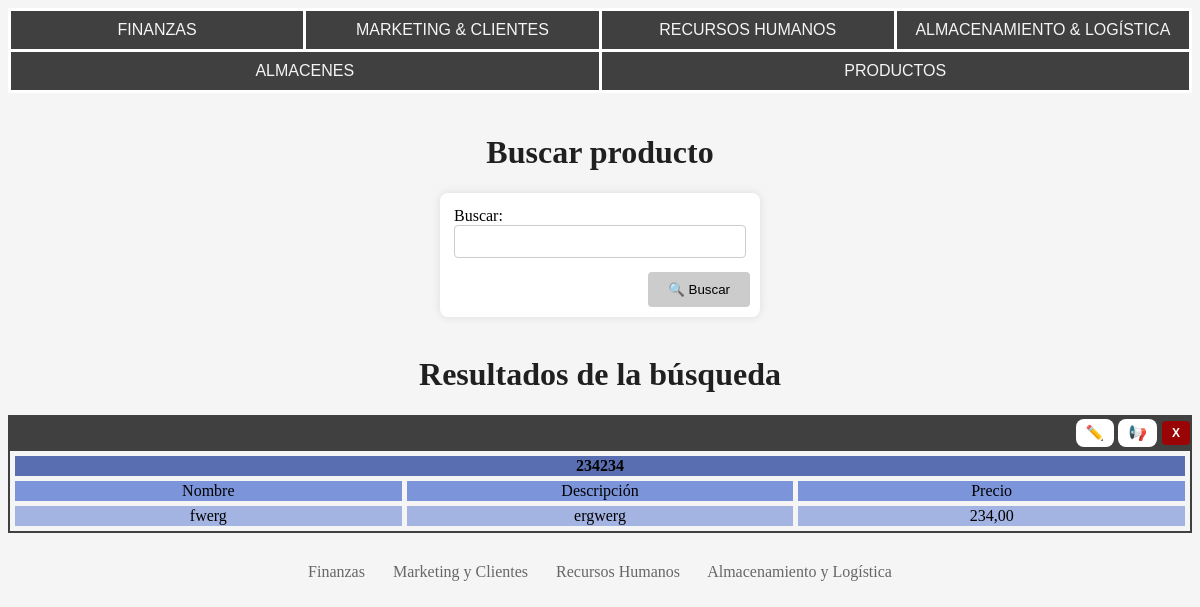
Page /almacenamiento_logistica/buscar_producto/ on the earlier database version.
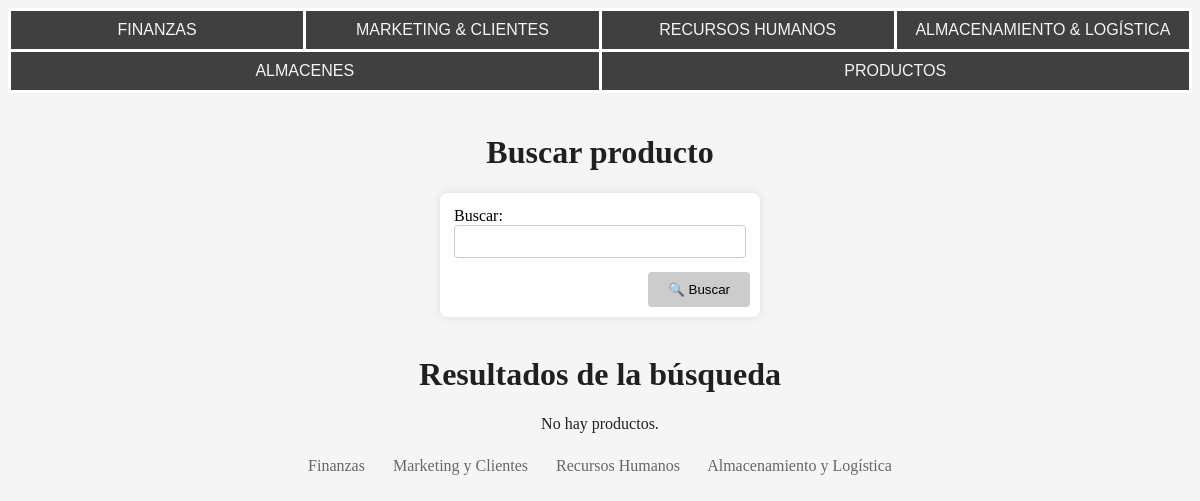
Same page on the later database version.
### app/models.py (models this page shows, shortened)
class Producto(models.Model):
    Prod = models.PositiveBigIntegerField(primary_key=True)
    NombreP = models.CharField(max_length=20, null=False)
    DescripcionP = models.TextField(max_length=320, null=False)
    Precio = models.DecimalField(max_digits=6, decimal_places=2, null=False, validators=[MinValueValidator(limit_value=0.01, message='El campo debe ser un número mayor que 0')])

### DepAlmLog/views.py (the view)
# urls.py: path('buscar_producto/', buscar_producto, name='buscar_producto'),
def buscar_producto(request):
    if request.method == 'GET':
        form = BuscarProducto(request.GET)
        if form.is_valid():
            consulta = form.cleaned_data['consulta']
            resultados = Producto.objects.filter(NombreP__icontains=consulta)
        else:
            resultados = Producto.objects.all()
    else:
        form = BuscarProducto()
        resultados = Producto.objects.all()
    return render(request, 'almlog/buscar_producto.html', {'form': form, 'resultados': resultados})

### DepAlmLog/forms.py
class BuscarProducto(forms.Form):
    consulta = forms.CharField(max_length=100, required=False, label='Buscar')

### templates/almlog/buscar_producto.html (shortened to what this page needs)
{% extends 'almlog/menu.html' %}
{% load static %}
{% block content %}
<!DOCTYPE html>
<html lang="es">
<head>
    <link rel="stylesheet" href="{% static '/css/almlog/buscar.css' %}">
</head>
<body>
    <div>
        <h1>Buscar producto</h1>
        <form method="GET">
            {{ form.as_p }}
            <button>
                🔍 Buscar
            </button>
        </form>
        <br>
        {% if resultados %}
            <h1> Resultados de la búsqueda </h1>
            {% for producto in resultados %}
                <div class="card">
                    <div class="button-container">
                        <a class="modifica" href="{% url 'modificar_producto' Prod=producto.Prod %}">✏️</a>&nbsp
                        <a class="modifica" href="{% url 'anunciar_producto' Prod=producto.Prod %}">📢</a>
                        <a class="button delete-button" onclick="confirmDelete('{{ producto.Prod }}')">X</a>
                    </div>
                    <table>
                        <tr>
                            <td colspan="3" id="title"><b><a href="{% url 'ubicacion_producto' Prod=producto.Prod %}">{{ producto.Prod }}</a></b></td>
                        </tr>
                        <tr>
                            <td id="field">Nombre</td>
                            <td id="field">Descripción</td>
                            <td id="field">Precio</td>
                        </tr>
                        <tr>
                            <td id="valor">{{ producto.NombreP }}</td>
                            <td id="valor">{{ producto.DescripcionP }}</td>
                            <td id="valor">{{ producto.Precio }}</td>
                        </tr>
                    </table>
                </div>
            {% endfor %}
        {% else %}
            <h1> Resultados de la búsqueda </h1>
            <p style="text-align: center;">No hay productos.</p>
        {% endif %}
    </div>
</body>
</html>
{% endblock %}

Differences in the rows shown:
removed Producto: Prod "234234", NombreP "fwerg", DescripcionP "ergwerg", Precio "234,00"
Other differences:
text now shown: "No hay productos."
